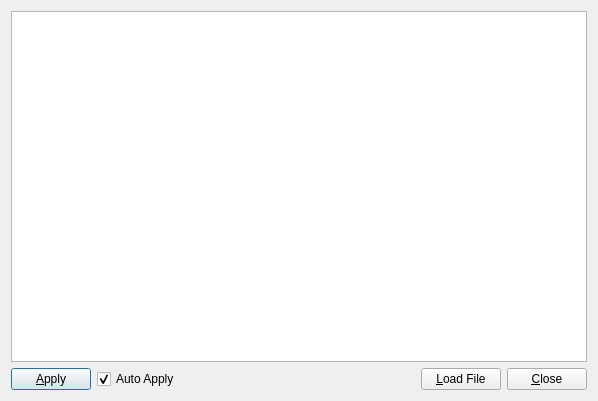
<?xml version="1.0" encoding="UTF-8"?>
<ui version="4.0">
 <class>QY2StyleEditor</class>
 <widget class="QDialog" name="QY2StyleEditor">
  <property name="geometry">
   <rect>
    <x>0</x>
    <y>0</y>
    <width>598</width>
    <height>401</height>
   </rect>
  </property>
  <property name="windowTitle">
   <string>Help</string>
  </property>
  <layout class="QVBoxLayout">
   <item>
    <layout class="QVBoxLayout">
     <item>
      <widget class="QTextEdit" name="textEdit"/>
     </item>
     <item>
      <layout class="QHBoxLayout">
       <item>
        <widget class="QPushButton" name="applyButton">
         <property name="text">
          <string>&amp;Apply</string>
         </property>
        </widget>
       </item>
       <item>
        <widget class="QCheckBox" name="autoApply">
         <property name="enabled">
          <bool>true</bool>
         </property>
         <property name="text">
          <string>Auto Apply</string>
         </property>
         <property name="checked">
          <bool>true</bool>
         </property>
        </widget>
       </item>
       <item>
        <spacer>
         <property name="orientation">
          <enum>Qt::Horizontal</enum>
         </property>
         <property name="sizeHint" stdset="0">
          <size>
           <width>40</width>
           <height>20</height>
          </size>
         </property>
        </spacer>
       </item>
       <item>
        <widget class="QLabel" name="label">
         <property name="text">
          <string/>
         </property>
        </widget>
       </item>
       <item>
        <widget class="QPushButton" name="loadButton">
         <property name="text">
          <string>&amp;Load File</string>
         </property>
        </widget>
       </item>
       <item>
        <widget class="QPushButton" name="closeButton">
         <property name="text">
          <string>&amp;Close</string>
         </property>
        </widget>
       </item>
      </layout>
     </item>
    </layout>
   </item>
  </layout>
 </widget>
 <resources/>
 <connections/>
</ui>
